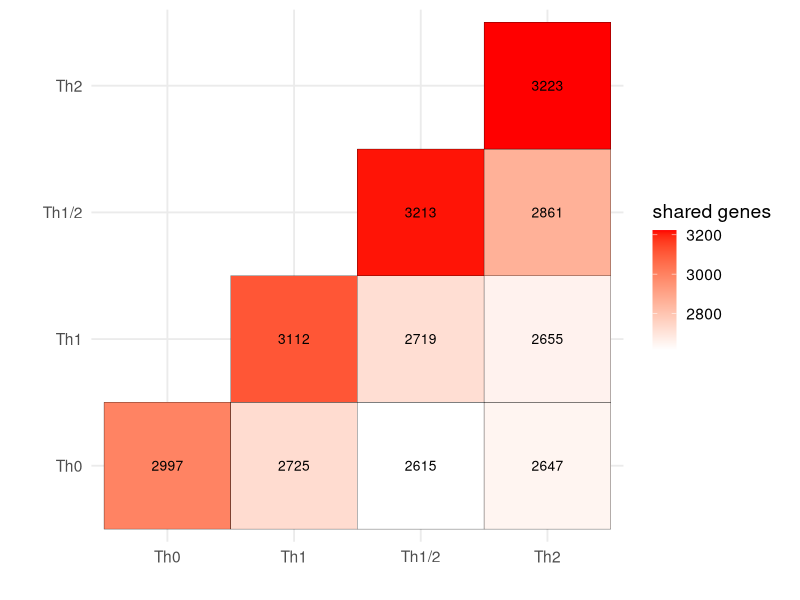
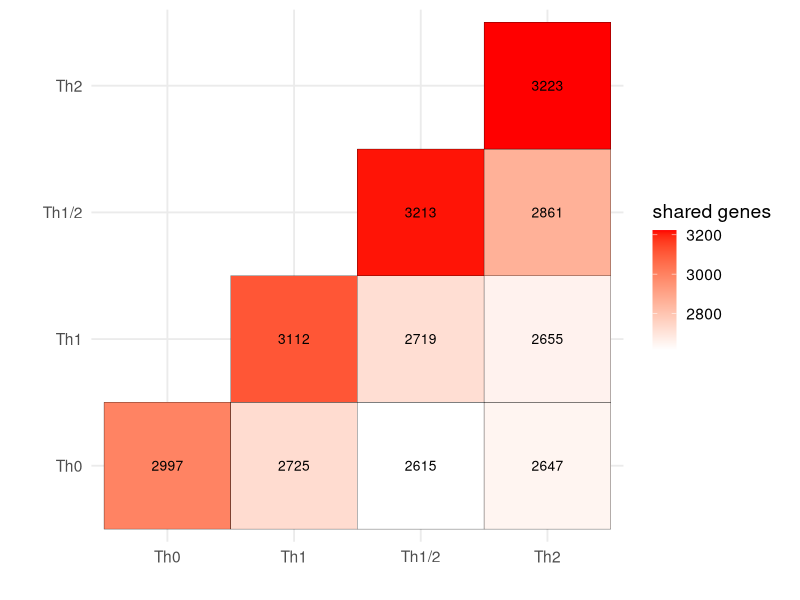

R code for these plots, in order:
require(ggplot2)
require(tidyr)
require(dplyr)
require(tibble)
require(cowplot)
require(readr)
## make data

df1 <- read_csv("data/kinetic_genes/kinetic_genes_combined.csv")

df1 <- df1 %>% separate(gene, into = c("gene", "iso"), sep = "\\.")

kinetic_th0 <- unique(df1$gene[df1$kinetic_th0])
kinetic_th1 <- unique(df1$gene[df1$kinetic_th1])
kinetic_th2 <- unique(df1$gene[df1$kinetic_th2])
kinetic_thmix <- unique(df1$gene[df1$kinetic_thmix])



dat <- matrix(seq(1,16,1), ncol=4)
dat[upper.tri(dat)] <- NA

cellnames <- c("Th0", "Th1", "Th1/2", "Th2")
rownames(dat) <- cellnames
## reshape data (tidy/tall form)
dat2 <- dat %>%
  as_tibble() %>%
  rownames_to_column('Var1') 

dat2$Var1 <- cellnames
colnames(dat2) <- c("Var1", cellnames)

dat2 <- dat2 %>%
  gather(Var2, value, -Var1)

dat2 <- na.omit(dat2)

# this is a manual addition based on the combinations of var1 and var2
value2 <- c(sum(kinetic_th0 %in% kinetic_th0),
            sum(kinetic_th1 %in% kinetic_th0),
            sum(kinetic_thmix %in% kinetic_th0),
            sum(kinetic_th2 %in% kinetic_th0),
            sum(kinetic_th1 %in% kinetic_th1),
            sum(kinetic_thmix %in% kinetic_th1),
            sum(kinetic_th2 %in% kinetic_th1),
            sum(kinetic_thmix %in% kinetic_thmix),
            sum(kinetic_th2 %in% kinetic_thmix),
            sum(kinetic_th2 %in% kinetic_th2))


dat2$value2 <- value2
## plot data
ggplot(dat2, aes(Var1, Var2, fill = value2)) +
  geom_tile(color = "black") + 
  geom_text(aes(label = round(value2, 1)), size = 3.5) +
  scale_fill_gradient(low = "white", high = "red", name="shared genes") +
  theme_minimal(base_size = 14)+ 
  labs(x = "", y ="")+
  coord_fixed() 


ggsave("figures/fig2/tilemap_kinetic_genes.png", bg = "white", width = 4, height = 4)